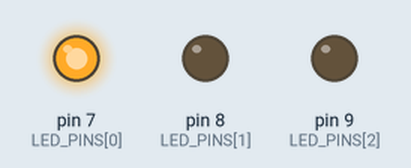
Bench run of a sketch on a simulated Arduino Uno, built with avr-gcc and run on an emulated ATmega328P. Shown: output pins drawn as LEDs (lit = HIGH).

Above: at 0.09 s.
At 0.63 s:
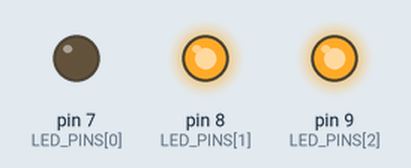
At 0.99 s:
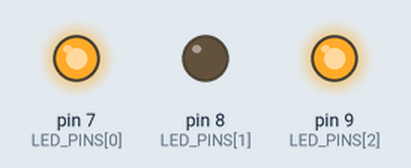
At 1.35 s:
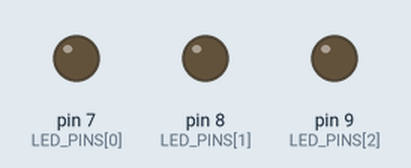
At 2.25 s:
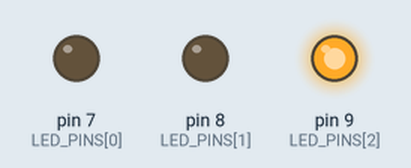
At 3.15 s:
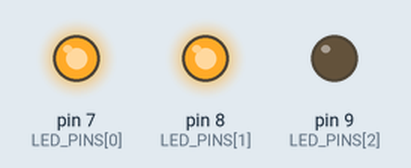
Timing chart, 0 to 3.5 s (numbered marks = the images above):
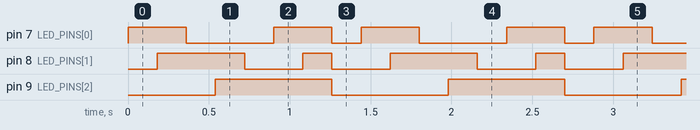

Measured:
- by itself, pin 7 (LED_PINS[0]): repeats every 1.4 s: HIGH 0.36 s, LOW 0.18 s, HIGH 0.36 s, LOW 0.54 s
- by itself, pin 8 (LED_PINS[1]): repeats every 1.4 s: LOW 0.36 s, HIGH 0.18 s, LOW 0.36 s, HIGH 0.54 s
- by itself, pin 9 (LED_PINS[2]): alternates HIGH for 0.72 s and LOW for 0.72 s

The sketch:

04_Millis_NeonChase.ino
```cpp
#include <Arduino.h>

constexpr uint8_t LED_PINS[3] = {7, 8, 9}; // Blue, Red, Yellow; active HIGH
// Bit 0=Blue, bit 1=Red, bit 2=Yellow. These are channel bits, NOT GPIO bits.
constexpr uint8_t PATTERN[] = {
  0b001, 0b011, 0b010, 0b110, 0b100, 0b101, 0b111, 0b000
};
constexpr uint32_t STEP_MS = 180;
constexpr uint8_t PATTERN_COUNT = sizeof(PATTERN) / sizeof(PATTERN[0]);
uint8_t phase = 0;
uint32_t lastStepMs = 0;

void showPattern(uint8_t bits) {
  for (uint8_t i = 0; i < 3; ++i)
    digitalWrite(LED_PINS[i], (bits & (1u << i)) ? HIGH : LOW);
}

void setup() {
  for (uint8_t pin : LED_PINS) {
    pinMode(pin, OUTPUT);
    digitalWrite(pin, LOW);
  }
  showPattern(PATTERN[phase]);
  lastStepMs = millis();
}

void loop() {
  uint32_t now = millis();
  uint32_t steps = (uint32_t)(now - lastStepMs) / STEP_MS;
  if (steps != 0) {
    lastStepMs += steps * STEP_MS;
    phase = (phase + steps % PATTERN_COUNT) % PATTERN_COUNT;
    showPattern(PATTERN[phase]);
  }
  // Other nonblocking work goes here: buttons, serial commands, sensors.
  // No delay(), no busy wait. This version intentionally uses ON/OFF only.
}
```
